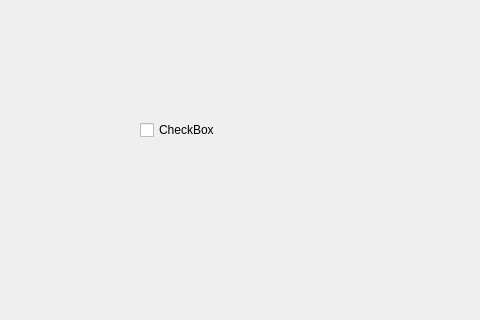
<?xml version="1.0" encoding="UTF-8"?>
<ui version="4.0">
 <class>Form</class>
 <widget class="QWidget" name="Form">
  <property name="geometry">
   <rect>
    <x>0</x>
    <y>0</y>
    <width>480</width>
    <height>320</height>
   </rect>
  </property>
  <property name="windowTitle">
   <string>Form</string>
  </property>
  <widget class="QCheckBox" name="checkBox">
   <property name="geometry">
    <rect>
     <x>140</x>
     <y>120</y>
     <width>87</width>
     <height>20</height>
    </rect>
   </property>
   <property name="text">
    <string>CheckBox</string>
   </property>
  </widget>
 </widget>
 <resources/>
 <connections/>
</ui>
